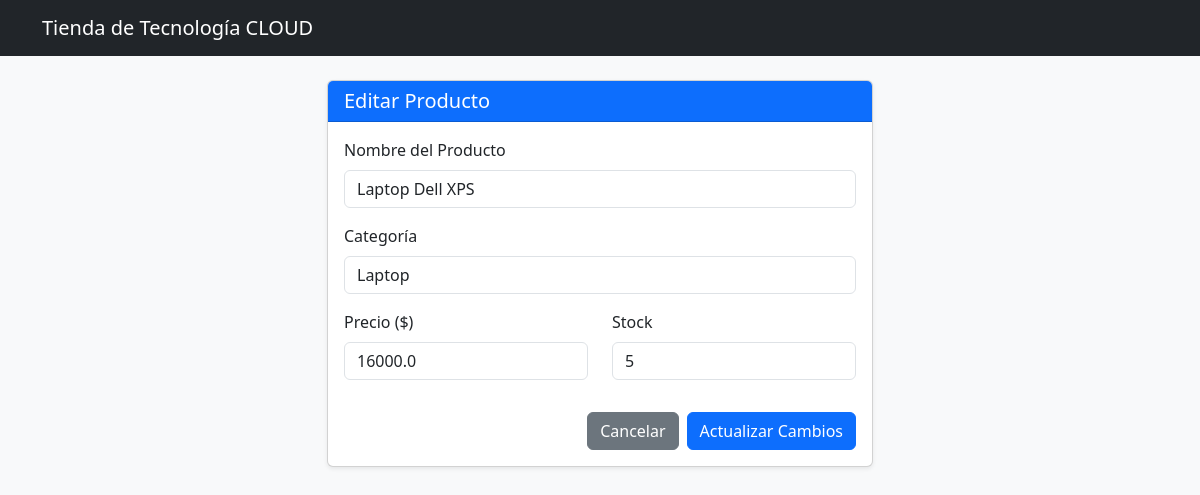
The app's page /editar/13 with its own data.
### tables this page shows
CREATE TABLE productos 
        (
            id INTEGER PRIMARY KEY AUTOINCREMENT,
            nombre TEXT NOT NULL,
            categoria TEXT NOT NULL,
            precio REAL NOT NULL,
            stock INTEGER NOT NULL
        );

### app.py (the view, shortened to what this page needs)
@app.route('/editar/<int:id>', methods=['GET', 'POST'])
def editar(id):
    conn = sqlite3.connect('inventario.db')
    conn.row_factory = sqlite3.Row
    cursor = conn.cursor()
    cursor.execute('SELECT * FROM productos WHERE id = ?', (id,))
    producto = cursor.fetchone()
    conn.close()
    return render_template('edit.html', producto=producto)

### templates/edit.html
{% extends "base.html" %}
{% block content %}
<div class="row justify-content-center">
    <div class="col-md-6">
        <div class="card shadow-sm">
            <div class="card-header bg-primary text-white">
                <h2 class="h5 mb-0">Editar Producto</h2>
            </div>
            <div class="card-body">
                <form action="/editar/{{ producto.id }}" method="POST">
                    <div class="mb-3">
                        <label for="nombre" class="form-label">Nombre del Producto</label>
                        <input type="text" class="form-control" id="nombre" name="nombre" value="{{ producto.nombre }}" required>
                    </div>
                    <div class="mb-3">
                        <label for="categoria" class="form-label">Categoría</label>
                        <input type="text" class="form-control" id="categoria" name="categoria" value="{{ producto.categoria }}" required>
                    </div>
                    <div class="row">
                        <div class="col-md-6 mb-3">
                            <label for="precio" class="form-label">Precio ($)</label>
                            <input type="number" step="0.01" class="form-control" id="precio" name="precio" value="{{ producto.precio }}" required>
                        </div>
                        <div class="col-md-6 mb-3">
                            <label for="stock" class="form-label">Stock</label>
                            <input type="number" class="form-control" id="stock" name="stock" value="{{ producto.stock }}" required>
                        </div>
                    </div>
                    <div class="d-grid gap-2 d-md-flex justify-content-md-end mt-3">
                        <a href="/" class="btn btn-secondary">Cancelar</a>
                        <button type="submit" class="btn btn-primary">Actualizar Cambios</button>
                    </div>
                </form>
            </div>
        </div>
    </div>
</div>
{% endblock %}

### records on screen
productos: nombre "Laptop Dell XPS", categoria "Laptop", precio "16000.0", stock "5"
